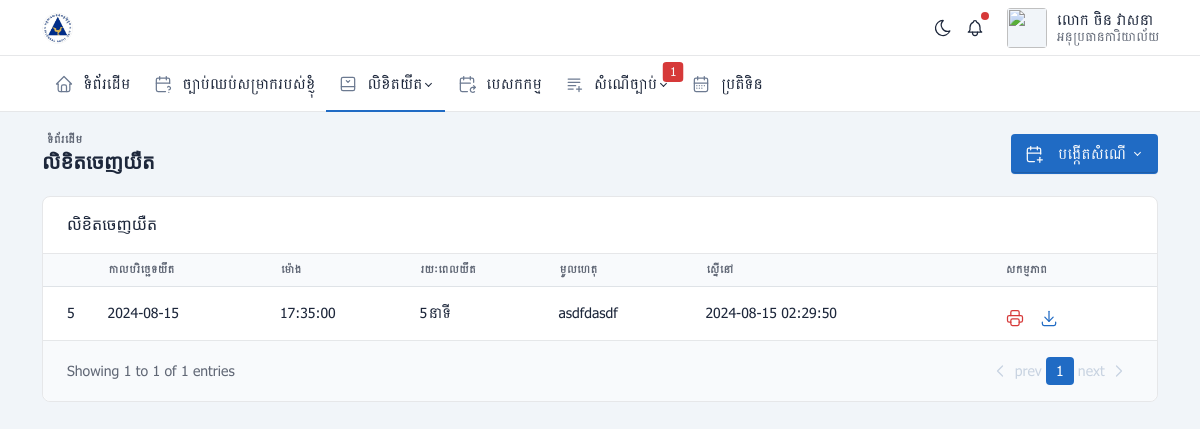
/overtimeout (signed in), run on the app's committed database.
### tables this page shows
CREATE TABLE IF NOT EXISTS `notifications` (
  `id` int NOT NULL AUTO_INCREMENT,
  `request_id` int NOT NULL,
  `receiver_id` int NOT NULL,
  `user_id` int NOT NULL,
  `message` text NOT NULL,
  `type` varchar(255) NOT NULL,
  `created_at` timestamp NULL DEFAULT CURRENT_TIMESTAMP,
  `updated_at` timestamp NOT NULL DEFAULT CURRENT_TIMESTAMP ON UPDATE CURRENT_TIMESTAMP,
  `status` enum('unread','read') NOT NULL DEFAULT 'unread',
  PRIMARY KEY (`id`),
  KEY `user_id` (`user_id`)
);

CREATE TABLE IF NOT EXISTS `late_in_out` (
  `id` int NOT NULL AUTO_INCREMENT,
  `user_id` int NOT NULL,
  `att_id` int NOT NULL,
  `date` date NOT NULL,
  `late_in` time DEFAULT NULL,
  `late_out` time DEFAULT NULL,
  `leave_early` time DEFAULT NULL,
  `late` int DEFAULT NULL,
  `reasons` text NOT NULL,
  `status` enum('Pending','Approved','Rejected') NOT NULL DEFAULT 'Pending',
  `created_at` timestamp NULL DEFAULT CURRENT_TIMESTAMP,
  `updated_at` timestamp NULL DEFAULT CURRENT_TIMESTAMP ON UPDATE CURRENT_TIMESTAMP,
  PRIMARY KEY (`id`),
  KEY `user_id` (`user_id`),
  KEY `att_id` (`att_id`)
);

### src/controllers/LateController.php (called while the page is built, shortened)
<?php
require_once 'src/models/LateModel.php';
class LateController
{
    public function overtimeout()
    {
        $lateModel = new LateModel();
        $getovertimeout = $lateModel->getOvertimeOut($_SESSION['user_id']);
        require 'src/views/documentlate/overtimeout.php';
    }
}

### index.php (called while the page is built, shortened)
<?php
require 'routes.php';

### src/models/Notification.php (called while the page is built, shortened)
<?php
require_once 'config/database.php';
class Notification
{
    private $pdo;
    public function __construct()
    {
        global $pdo;
        $this->pdo = $pdo;
    }
    public function getNotificationsByUserId($user_id)
    {
        $stmt = $this->pdo->prepare(
            'SELECT n.*, u.*, n.status as status
             FROM notifications n
             JOIN users u ON n.user_id = u.id
             WHERE n.receiver_id = ?
             ORDER BY n.created_at DESC
             LIMIT 5'
        );
        $stmt->execute([$user_id]);
        return $stmt->fetchAll();
    }
}

### src/models/LateModel.php (called while the page is built, shortened)
<?php
require_once 'config/database.php';
class LateModel
{
    private $pdo;
    public function __construct()
    {
        global $pdo;
        $this->pdo = $pdo;
    }
    public function getOvertimeOut($user_id)
    {
        $stmt = $this->pdo->prepare('
            SELECT late_in_out.*, users.khmer_name, departments.name AS department_name, users.profile_picture AS profile,
                   offices.name AS office_name, positions.name AS position_name, users.email AS email
            FROM late_in_out
            JOIN users ON late_in_out.user_id = users.id
            LEFT JOIN departments ON users.department_id = departments.id
            LEFT JOIN offices ON users.office_id = offices.id
            LEFT JOIN positions ON users.position_id = positions.id
            WHERE late_in_out.user_id = ? AND late_in_out.late_out IS NOT NULL
            ORDER BY late_in_out.created_at DESC
        ');
        $stmt->execute([$user_id]);
        return $stmt->fetchAll();
    }
}

### src/views/documentlate/overtimeout.php (the view, shortened to what this page needs)
<?php
$title = "លិខិតចេញយឺត";
?>
<div class="page-header d-print-none">
    <div class="container-xl">
        <div class="row g-2 align-items-center">
            <div class="col">
                <div class="page-pretitle mx-1">
                    ទំព័រដើម
                </div>
                <h2 class="page-title">
                    <?php echo $title ?? "" ?>
                </h2>
            </div>
            <div class="col-auto ms-auto d-print-none">
                <div class="btn-list">
                    <div class="d-flex">
                        <div class="dropdown">
                            <a class="btn btn-primary dropdown-toggle d-none d-sm-inline-block" href="/elms/apply-leave" role="button" data-bs-toggle="dropdown" aria-expanded="false">
                                <span>បង្កើតសំណើ</span>
                            </a>
                        </div>
                    </div>
                </div>
            </div>
        </div>
    </div>
</div>
<?php
include('src/common/header.php');
?>
<div class="col-12">
    <div class="card rounded-3">
        <div class="card-header">
            <h3 class="card-title"><?= $title ?></h3>
        </div>
        <div class="table-responsive">
            <table id="officeTable" class="table card-table table-vcenter text-nowrap datatable">
                <thead>
                    <tr>
                        <th></th>
                        <th>កាលបរិច្ឆេទយឺត</th>
                        <th>ម៉ោង</th>
                        <th>រយៈពេលយឺត</th>
                        <th>មូលហេតុ</th>
                        <th>ស្នើនៅ</th>
                        <th>សកម្មភាព</th>
                    </tr>
                </thead>
                <tbody>
                    <?php if (empty($getovertimeout)) : ?>
                        <tr>
                            <td colspan="8" class="text-center">
                                <img src="public/img/icons/svgs/empty.svg" alt="">
                                <p>មិនទាន់មានការិយាល័យនៅឡើយ។ សូមបង្កើតដោយចុចប៊ូតុងខាងក្រោយ ឬស្តាំដៃខាងលើ</p>
                                <a href="#" data-bs-toggle="modal" data-bs-target="#create" class="btn btn-primary">
                                    <svg xmlns="http://www.w3.org/2000/svg" class="icon" width="24" height="24" viewBox="0 0 24 24" stroke-width="2" stroke="currentColor" fill="none" stroke-linecap="round" stroke-linejoin="round">
                                        <path stroke="none" d="M0 0h24v24H0z" fill="none" />
                                        <line x1="12" y1="5" x2="12" y2="19" />
                                        <line x1="5" y1="12" x2="19" y2="12" />
                                    </svg>
                                    បង្កើតសំណើ
                                </a>
                            </td>
                        </tr>
                    <?php else : ?>
                        <?php foreach ($getovertimeout as $getlate) : ?>
                            <tr>
                                <td><?= $getlate['id'] ?></td>
                                <td><?= $getlate['date'] ?></td>
                                <td><?= $getlate['late_out'] ?></td>
                                <td><?= $getlate['late'] ?>នាទី</td>
                                <td><?= $getlate['reasons'] ?></td>
                                <td><?= $getlate['created_at'] ?></td>
                                <td>
                                    <a href="#" onclick="printContents(<?= $getlate['id'] ?>)" class="icon me-2 edit-btn text-danger" data-bs-toggle="tooltip" title="Print" data-bs-target="#edit<?= $getlate['id'] ?>">
                                    </a>
                                    <a href="#" onclick="Export2Word('page-contents<?= $getlate['id'] ?>', 'word-content<?= $getlate['id'] ?>');" class="icon me-2 edit-btn" data-bs-toggle="tooltip" title="Export to Word">
                                    </a>
                                </td>
                            </tr>
                        <?php endforeach; ?>
                    <?php endif; ?>
                </tbody>
            </table>
        </div>
        <div class="card-footer d-flex align-items-center rounded-bottom-3">
            <p class="m-0 text-secondary">Showing <span id="showing-start">1</span> to <span id="showing-end">8</span> of <span id="total-entries">16</span> entries</p>
            <ul id="custom-pagination" class="pagination m-0 ms-auto"></ul>
        </div>
    </div>
</div>
<?php include('src/common/footer.php'); ?>
<link rel="stylesheet" href="https://cdn.jsdelivr.net/npm/flatpickr/dist/flatpickr.min.css">

### src/common/navbar.php (shortened to what this page needs)
<?php
require_once 'src/models/Notification.php';
$notification = new Notification();
$getnotifications = $notification->getNotificationsByUserId($_SESSION['user_id']);
?>
<header class="navbar navbar-expand-md navbar-light d-print-none">
    <div class="container-xl">
        <h1 class="navbar-brand d-none-navbar-horizontal pe-0 pe-md-3">
            <a href=".">
                <img src="public/img/icons/brands/logo2.png" width="310" height="32" alt="អង្គភាពសវនកម្មផ្ទៃក្នុង" class="navbar-brand-image">
            </a>
        </h1>
        <div class="navbar-nav flex-row order-md-last">
            <div class="d-none d-md-flex">
                <a href="?theme=dark" class="nav-link px-0 hide-theme-dark" title="Enable dark mode" data-bs-toggle="tooltip" data-bs-placement="bottom">
                </a>
                <div class="nav-item dropdown d-none d-md-flex me-3 w-100">
                    <a href="#" class="nav-link px-0" data-bs-toggle="dropdown" tabindex="-1" aria-label="Show notifications">
                        <?php foreach ($getnotifications as $notification) : ?>
                            <?php if ($notification['status'] == 'unread') : ?>
                                <span class="badge bg-red d-block"></span>
                            <?php endif; ?>
                        <?php endforeach; ?>
                    </a>
                </div>
            </div>
            <div class="nav-item dropdown">
                <a href="#" class="nav-link d-flex lh-1 text-reset p-0" data-bs-toggle="dropdown" aria-label="Open user menu">
                    <img src="<?= $_SESSION['user_profile'] ?>" class="avatar" alt="" style="object-fit: cover;">
                    <div class="d-none d-xl-block ps-2">
                        <div><?= $_SESSION['user_khmer_name'] ?></div>
                        <div class="mt-1 small text-muted"><?= $_SESSION['position'] ?></div>
                    </div>
                </a>
            </div>
        </div>
    </div>
</header>

### data on the page
notifications: status "unread" (drawn)
late_in_out: id "5", date "2024-08-15", late_out "17:35:00", late "5", reasons "asdfdasdf", created_at "2024-08-15 02:29:50"

### other printed values
$_SESSION['user_khmer_name'] "លោក ចិន​ វាសនា"
$_SESSION['position'] "អនុប្រធានការិយាល័យ"
$requestscount "1"
$title "លិខិតចេញយឺត"
